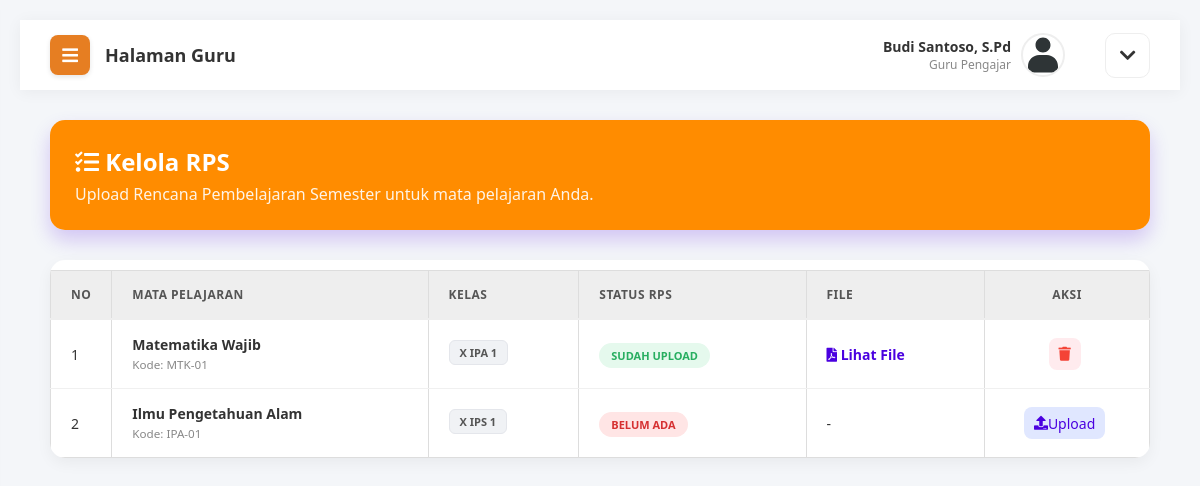
/guru/rps.php (signed in), run on the app's committed database.
### tables this page shows
CREATE TABLE `mapel` (
  `id_mapel` int(11) NOT NULL,
  `kode_mapel` varchar(20) DEFAULT NULL,
  `nama_mapel` varchar(100) NOT NULL,
  `guru_id` int(11) DEFAULT NULL,
  `kelas_id` int(11) DEFAULT NULL,
  `hari` varchar(20) DEFAULT NULL,
  `jam_mulai` time DEFAULT NULL,
  `jam_selesai` time DEFAULT NULL
);

CREATE TABLE `kelas` (
  `id_kelas` int(11) NOT NULL,
  `nama_kelas` varchar(20) NOT NULL,
  `wali_kelas_id` int(11) DEFAULT NULL
);

### guru/rps.php (the view)
<?php include 'header.php'; ?>
<div class="welcome-banner" style="background: linear-gradient(to right, #FF8C00, #FF8C00); color: white; padding: 25px; border-radius: 15px; margin-bottom: 30px; box-shadow: 0 10px 20px rgba(74, 0, 224, 0.2);">
    <h2 style="margin: 0; font-size: 24px;"><i class="fas fa-tasks"></i> Kelola RPS</h2>
    <p style="margin: 5px 0 0 0; opacity: 0.9;">Upload Rencana Pembelajaran Semester untuk mata pelajaran Anda.</p>
</div>
<div class="table-responsive">
    <table class="table-modern">
        <thead>
            <tr>
                <th width="5%">No</th>
                <th>Mata Pelajaran</th>
                <th>Kelas</th>
                <th>Status RPS</th>
                <th>File</th>
                <th width="15%" style="text-align: center;">Aksi</th>
            </tr>
        </thead>
        <tbody>
            <?php
            $no = 1;
            $id_guru = $_SESSION['id_user'];
            $query = "SELECT mapel.*, kelas.nama_kelas, rps.file_rps, rps.id_rps
                      FROM mapel
                      JOIN kelas ON mapel.kelas_id = kelas.id_kelas
                      LEFT JOIN rps ON mapel.id_mapel = rps.mapel_id
                      WHERE mapel.guru_id='$id_guru'
                      ORDER BY kelas.nama_kelas ASC";
            $result = mysqli_query($koneksi, $query);
            while($d = mysqli_fetch_array($result)){
                $sudah_upload = ($d['file_rps'] != "");
            ?>
            <tr>
                <td><?php echo $no++; ?></td>
                <td>
                    <div style="font-weight: bold; color: #333;"><?php echo $d['nama_mapel']; ?></div>
                    <small style="color: #888;">Kode: <?php echo $d['kode_mapel']; ?></small>
                </td>
                <td><span class="badge-day"><?php echo $d['nama_kelas']; ?></span></td>
                <td>
                    <?php if($sudah_upload) { ?>
                        <span class="badge-status bg-success">Sudah Upload</span>
                    <?php } else { ?>
                        <span class="badge-status bg-danger">Belum Ada</span>
                    <?php } ?>
                </td>
                <td>
                    <?php if($sudah_upload) { ?>
                        <a href="../uploads/rps/<?php echo $d['file_rps']; ?>" target="_blank" style="color: #4a00e0; font-weight: bold; text-decoration: none;">
                            <i class="fas fa-file-pdf"></i> Lihat File
                        </a>
                    <?php } else { echo "-"; } ?>
                </td>
                <td style="text-align: center;">
                    <?php if($sudah_upload) { ?>
                        <a href="rps_hapus.php?id=<?php echo $d['id_rps']; ?>" onclick="return confirm('Hapus file RPS ini?')" class="btn-action-small btn-delete" title="Hapus RPS">
                            <i class="fas fa-trash"></i>
                        </a>
                    <?php } else { ?>
                        <a href="rps_tambah.php?id_mapel=<?php echo $d['id_mapel']; ?>" class="btn-action-small btn-edit" style="width: auto; padding: 0 10px; background: #e0e7ff; color: #4a00e0;" title="Upload RPS">
                            <i class="fas fa-upload"></i> Upload
                        </a>
                    <?php } ?>
                </td>
            </tr>
            <?php } ?>
        </tbody>
    </table>
</div>
<?php include 'footer.php'; ?>

### assets/css/style.css (style rules this page uses)
body { background-color: #f4f6f9; font-family: 'Poppins', 'Segoe UI', sans-serif; margin: 0; height: 100vh; display: flex; justify-content: center; align-items: center; overflow: hidden; }
table { width: 100%; border-collapse: collapse; margin-top: 10px; }
table, th, td { border: 1px solid #ddd; }
th, td { padding: 12px; text-align: left; }
th { background-color: #eee; }
body, html { margin: 0; padding: 0; width: 100%; height: 100%; font-family: 'Poppins', sans-serif; overflow-x: hidden; }
body { background-color: #f4f6f9; font-family: 'Segoe UI', 'Poppins', sans-serif; margin: 0; overflow-x: hidden; }
.badge-status { padding: 5px 12px; border-radius: 20px; font-size: 11px; font-weight: 700; text-transform: uppercase; }
.bg-danger { background-color: #ffe5e5; color: #d63031; }
.bg-success { background-color: #e5f9ed; color: #27ae60; }
.table-responsive { overflow-x: auto; background: #fff; border-radius: 15px; box-shadow: 0 5px 15px rgba(0,0,0,0.05); }
.table-modern { width: 100%; border-collapse: collapse; font-size: 14px; color: #333; }
.table-modern thead { background-color: #f8f9fa; border-bottom: 2px solid #eee; }
.table-modern th { padding: 15px 20px; text-align: left; font-weight: 700; color: #555; text-transform: uppercase; font-size: 12px; letter-spacing: 0.5px; }
.table-modern td { padding: 15px 20px; vertical-align: middle; border-bottom: 1px solid #f0f0f0; }
.table-modern tr:last-child td { border-bottom: none; }
.btn-action-small { width: 32px; height: 32px; display: inline-flex; justify-content: center; align-items: center; border-radius: 8px; text-decoration: none; transition: 0.2s; margin-right: 5px; }
.btn-edit { background: #e3f2fd; color: #2196f3; }
.btn-delete { background: #ffebee; color: #f44336; }
.badge-day { display: inline-block; padding: 4px 10px; border-radius: 6px; font-size: 11px; font-weight: 700; text-transform: uppercase; color: #555; background-color: #f0f2f5; border: 1px solid #e4e6eb; margin-bottom: 3px; }
@media screen and (max-width: 1440px) { .table-responsive { display: block; width: 100%; overflow-x: auto; } }
body.dashboard-body { height: auto !important; display: block !important; overflow-x: hidden !important; overflow-y: auto !important; }

### data on the page
mapel: nama_mapel "Matematika Wajib", kode_mapel "MTK-01", kelas.nama_kelas "X IPA 1", shows "SUDAH UPLOAD"
mapel: nama_mapel "Ilmu Pengetahuan Alam", kode_mapel "IPA-01", kelas.nama_kelas "X IPS 1", shows "BELUM ADA"

### other printed values
$_SESSION['nama_lengkap'] "Budi Santoso, S.Pd"
